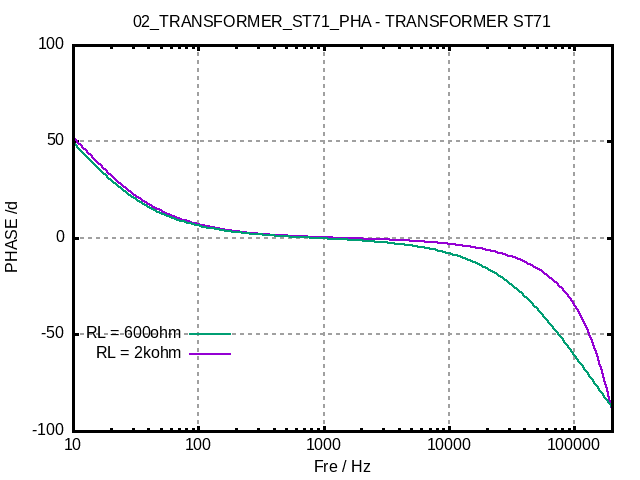

Here is the gnuplot script that generated this plot:
set termoption noenhanced
set title "02_TRANSFORMER_ST71_PHA - TRANSFORMER ST71"
set xlabel "Fre / Hz"
set ylabel "PHASE /d"
set grid lw 2
set logscale x
set xrange [1e+1:2e+5]
set yrange [-100:100]
set border lw 3 
set format y "%g" 
set format x "%g"
plot '02_TRANSFORMER_ST71_PHA_result.txt' using 1:2 with lines lw 2 title "RL = 2kohm" at graph 0.2,0.20 ,\
     '02_TRANSFORMER_ST71_PHA_result.txt' using 3:4 with lines lw 2 title "RL = 600ohm" at graph 0.2,0.25
set terminal push 
set terminal png noenhanced
set out '02_TRANSFORMER_ST71_PHA.png'
replot 
set term pop 
replot 
pause mouse
